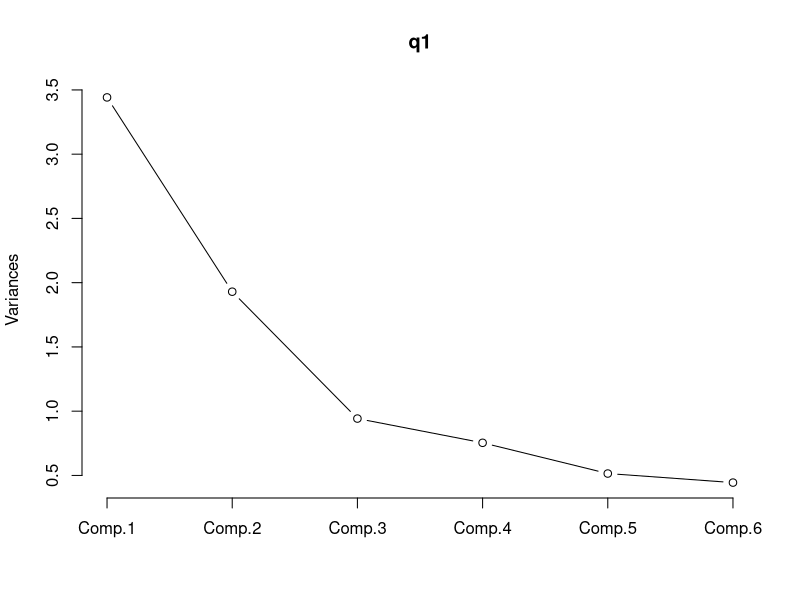
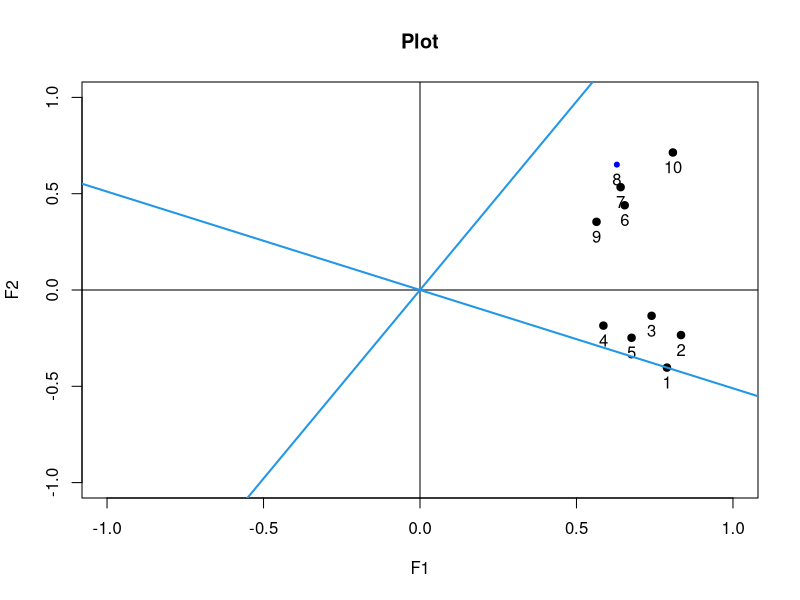

Reproduce these figures in R, in order.
## ---- chunk 1
options(digits=3)
library(psych)
rmat<-matrix(
    c(1,-0.04,0.61,0.45,0.03,-0.29,-0.3,0.45,0.3,
    -0.04,1,-0.07,-0.12,0.49,0.43,0.3,-0.31,-0.17,       0.61,-0.07,1,0.59,0.03,-0.13,-0.24,0.59,0.32, 0.45,-0.12,0.59,1,-0.08,-0.21,-0.19,0.63,0.37, 0.03,0.49,0.03,-0.08,1,0.47,0.41,-0.14,-0.24, -0.29,0.43,-0.13,-0.21,0.47,1,0.63,-0.13,-0.15, -0.3,0.3,-0.24,-0.19,0.41,0.63,1,-0.26,-0.29, 0.45,-0.31,0.59,0.63,-0.14,-0.13,-0.26,1,0.4, 0.3,-0.17,0.32,0.37,-0.24,-0.15,-0.29,0.4,1),nrow = 9,ncol=9)

## ---- chunk 2
q1=princomp(covmat=rmat,cor=T)
summary(q1)
q1$sdev^2
screeplot(q1, npcs=6,type="l")
## ---- chunk 3
f1 = fa(rmat, nfactors=3, fm="pa", rotate="none")
f1$communality
## ---- chunk 4
diag(f1$uniq)
## ---- chunk 5
f1$loadings[7,1]
## ---- chunk 6
rmat-f1$loadings%*%t(f1$loadings)-diag(f1$uniq)
## ---- chunk 7
f2 = fa(rmat, nfactors=3, fm="pa", rotate="varimax")
f2$communality
## ---- chunk 8
diag(f2$uniq)
## ---- chunk 9
f2$loadings[7,1]
## ---- chunk 10
rmat-f2$loadings%*%t(f2$loadings)-diag(f2$uniq)
## ---- chunk 11
l1<-matrix(c(0.789,0.834,0.74,0.586,0.676,0.654,0.641,0.629,0.564,0.808,
-0.403,-0.234,-0.134,-0.185,-0.248,0.44,0.534,0.651,0.354,0.714),ncol = 2, nrow = 10)

fa.plot(l1,xlim=c(-1,1),ylim=c(-1,1))
abline(a=0,b=l1[1,2]/l1[1,1],col=4,lwd=2)
abline(a=0,b=-l1[1,1]/l1[1,2], col=4,lwd=2)

## ---- chunk 12
a1<-acos(l1[1,1]/sqrt(l1[1,1]^2+l1[1,2]^2))/(2*pi)*360
cat("Angle:", a1)

## ---- chunk 13
s.dat <- read.csv('sales.dat', header = T, sep = '')
s.f2 <- fa(s.dat, nfactors = 2, fm = "ml", rotate = "none")
print("Communality:")
s.f2$communalities

print("Specific Variance:")
diag(s.f2$uniq)

print("Communality*Communality + Specific Variance:")
s.f2$loadings %*% t(s.f2$loadings) + diag(s.f2$uniq)
## ---- chunk 14
s.f3 <- fa(s.dat, nfactors = 2, fm = "ml", rotate = "none")
print("Communality:")
s.f3$communalities

print("Specific Variance:")
diag(s.f3$uniq)

print("Communality*Communality + Specific Variance:")
s.f3$loadings %*% t(s.f3$loadings) + diag(s.f3$uniq)
## ---- chunk 15
s.f1 <- fa(s.dat, nfactors = 1, fm = "ml", rotate = "none")
s.f4 <- fa(s.dat, nfactors = 4, fm = "ml", rotate = "none")

chi1 <- function(model, nfactors) {
    chi.q <- model$STATISTIC
    prob <- model$PVAL
    cat("n =", nfactors, ": Chi Square =", chi.q, "with prob <", prob, "\n")
}

chi1(s.f1, 1)
chi1(s.f2, 2)
chi1(s.f3, 3)
## ---- chunk 16
chi1(s.f4, 4)
## ---- chunk 17
f.ml1 = fa(s.dat, nfactors=2, n.obs=length(s.dat), fm="ml", rotate="none")
apply(f.ml1$scores, 2, mean)
apply(f.ml1$scores, 2, var)
## ---- chunk 18
f.ml1
## ---- chunk 19
simpsum <- cbind(round(as.matrix(s.dat[,c(1,3,4,5)]),1) %*% c(1,1,1,1),
    round(as.matrix(s.dat[,c(2,6,7)]),1) %*% c(1,1,1))
simpsum
